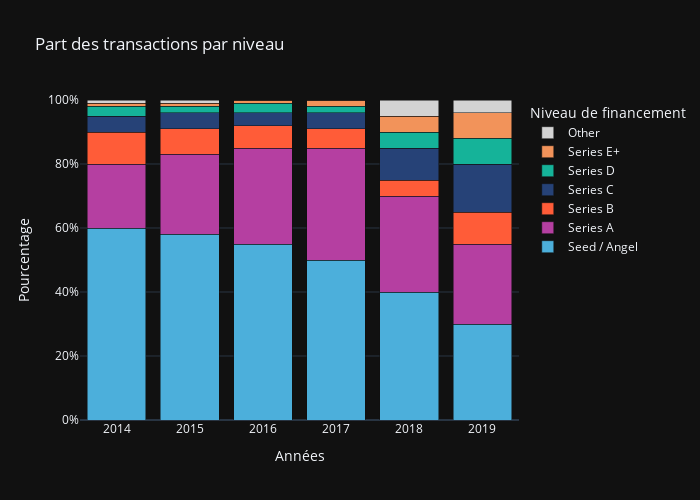

Here is the notebook cell this chart was saved with:
### Markdown cell above
### Bar plot empilées

### Code cell
import plotly.graph_objects as go

# Données factices (chaque valeur est en pourcentage, donc entre 0 et 100)
years = ["2014", "2015", "2016", "2017", "2018", "2019"]
seed_angel = [60, 58, 55, 50, 40, 30]
series_a = [20, 25, 30, 35, 30, 25]
series_b = [10, 8, 7, 6, 5, 10]
series_c = [5, 5, 4, 5, 10, 15]
series_d = [3, 2, 3, 2, 5, 8]
series_e_plus = [1, 1, 1, 2, 5, 8]
other = [1, 1, 0, 0, 5, 4]

# Création du graphique avec des barres empilées
fig = go.Figure()

# Ajout des barres pour chaque étape de financement
fig.add_trace(go.Bar(name='Seed / Angel', x=years, y=[v/100 for v in seed_angel], marker_color='#4CAFDB'))
fig.add_trace(go.Bar(name='Series A', x=years, y=[v/100 for v in series_a], marker_color='#B53FA1'))
fig.add_trace(go.Bar(name='Series B', x=years, y=[v/100 for v in series_b], marker_color='#FF5C38'))
fig.add_trace(go.Bar(name='Series C', x=years, y=[v/100 for v in series_c], marker_color='#264277'))
fig.add_trace(go.Bar(name='Series D', x=years, y=[v/100 for v in series_d], marker_color='#15B399'))
fig.add_trace(go.Bar(name='Series E+', x=years, y=[v/100 for v in series_e_plus], marker_color='#F2935A'))
fig.add_trace(go.Bar(name='Other', x=years, y=[v/100 for v in other], marker_color='#D3D3D3'))

# Paramètres de mise en forme pour le mode sombre
fig.update_layout(
    barmode='stack',
    title="Part des transactions par niveau",
    xaxis_title="Années",
    yaxis_title="Pourcentage",
    yaxis=dict(tickformat=".0%", range=[0, 1]),  # Mise à jour de l'axe pour un affichage correct en pourcentage
    legend_title="Niveau de financement",
    template="plotly_dark",  # Mode sombre
    width=700,  # Largeur du graphique
    height=500  # Hauteur du graphique
)

# Affichage du graphique
fig.show()

### Figure 1 — Plotly figure (JSON) as saved in the notebook; plotly's stock layout.template omitted (floating-point values rounded to 4 significant figures)
{"data": [{"marker": {"color": "#4CAFDB"}, "name": "Seed / Angel", "type": "bar", "x": ["2014", "2015", "2016", "2017", "2018", "2019"], "y": [0.6, 0.58, 0.55, 0.5, 0.4, 0.3]}, {"marker": {"color": "#B53FA1"}, "name": "Series A", "type": "bar", "x": ["2014", "2015", "2016", "2017", "2018", "2019"], "y": [0.2, 0.25, 0.3, 0.35, 0.3, 0.25]}, {"marker": {"color": "#FF5C38"}, "name": "Series B", "type": "bar", "x": ["2014", "2015", "2016", "2017", "2018", "2019"], "y": [0.1, 0.08, 0.07, 0.06, 0.05, 0.1]}, {"marker": {"color": "#264277"}, "name": "Series C", "type": "bar", "x": ["2014", "2015", "2016", "2017", "2018", "2019"], "y": [0.05, 0.05, 0.04, 0.05, 0.1, 0.15]}, {"marker": {"color": "#15B399"}, "name": "Series D", "type": "bar", "x": ["2014", "2015", "2016", "2017", "2018", "2019"], "y": [0.03, 0.02, 0.03, 0.02, 0.05, 0.08]}, {"marker": {"color": "#F2935A"}, "name": "Series E+", "type": "bar", "x": ["2014", "2015", "2016", "2017", "2018", "2019"], "y": [0.01, 0.01, 0.01, 0.02, 0.05, 0.08]}, {"marker": {"color": "#D3D3D3"}, "name": "Other", "type": "bar", "x": ["2014", "2015", "2016", "2017", "2018", "2019"], "y": [0.01, 0.01, 0, 0, 0.05, 0.04]}], "layout": {"barmode": "stack", "height": 500, "legend": {"title": {"text": "Niveau de financement"}}, "title": {"text": "Part des transactions par niveau"}, "width": 700, "xaxis": {"title": {"text": "Années"}}, "yaxis": {"range": [0, 1], "tickformat": ".0%", "title": {"text": "Pourcentage"}}}}
